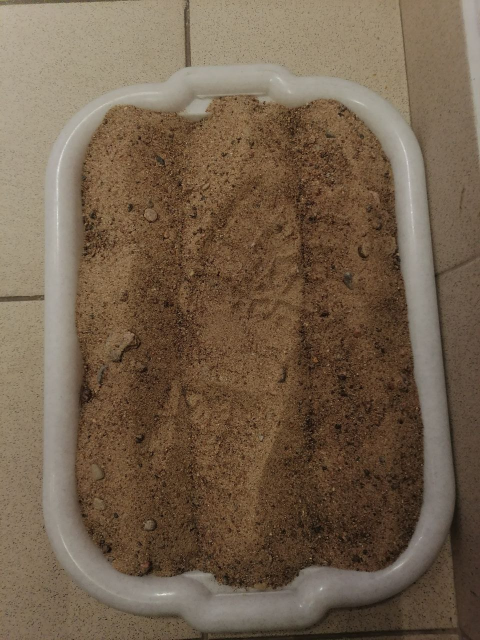
#> input picture Песок/sand/2025-0228-Фото следа на КСП.jpg, 960 x 1280 px, given in place of 2025-0228-Камер и лазер движутся - КСП без следа-близко.mp4, which was not available (shown at 1/2 size)
$ python Bez_sk_video.py
#> lines starting #> are read from the running program, lines starting #| are printed output that depends on the picture; after the words box and inside, x2 and y2 are one past the last pixel; in counts of white or black regions, pixels touching at a corner belong together; pictures that were not available may be replaced by others from this repository, and a replacement may not be noted
import cv2
import numpy as np
import matplotlib.pyplot as plt
from scipy.interpolate import CubicSpline
import os

REFERENCE_ANGLE = -45  # Ожидаемый угол (горизонтальные линии)
ANGLE_TOLERANCE = 20  # Допустимое отклонение
MAX_CONTOUR_SIZE = 750  # Максимальный размер участка


def extract_red_channel(img):
    hsv = cv2.cvtColor(img, cv2.COLOR_BGR2HSV)
    lower_red1 = np.array([0, 114, 0])
    upper_red1 = np.array([29, 255, 43])
    lower_red2 = np.array([170, 70, 50])
    upper_red2 = np.array([180, 255, 255])

    mask1 = cv2.inRange(hsv, lower_red1, upper_red1)
    mask2 = cv2.inRange(hsv, lower_red2, upper_red2)
    mask = cv2.bitwise_or(mask1, mask2)

    kernel = np.ones((5, 5), np.uint8)
    mask = cv2.morphologyEx(mask, cv2.MORPH_CLOSE, kernel)
    return mask


def detect_lines(mask, output):
    contours, _ = cv2.findContours(mask, cv2.RETR_EXTERNAL, cv2.CHAIN_APPROX_SIMPLE)
    angles = []
    for contour in contours:
        if 50 < len(contour) < MAX_CONTOUR_SIZE:
            [vx, vy, x, y] = cv2.fitLine(contour, cv2.DIST_L2, 0, 0.01, 0.01)
            angle = np.degrees(np.arctan2(vy, vx))
            if (
                REFERENCE_ANGLE - ANGLE_TOLERANCE
                <= angle
                <= REFERENCE_ANGLE + ANGLE_TOLERANCE
            ):
                angles.append(angle)
                left_x = int(x - vx * 50)
                left_y = int(y - vy * 50)
                right_x = int(x + vx * 50)
                right_y = int(y + vy * 50)
                cv2.line(output, (left_x, left_y), (right_x, right_y), (0, 255, 0), 2)
    return output, angles


def generate_plot(angles, width, height):
    fig, ax = plt.subplots(figsize=(width / 100, height / 100), dpi=100)
    ax.clear()
    if angles:
        angles = abs(np.radians([float(a) for a in angles]))
        x, y = [0], [0]
        base = 10.0
        for angle in angles:
            height = base * np.tan(angle / 2)
            x.extend([x[-1] + base / 2, x[-1] + base])
            y.extend([height, 0])
        if len(x) >= 2 and len(y) >= 2:
            cs = CubicSpline(x, y, bc_type="natural")
            x_smooth = np.linspace(min(x), max(x), 300)
            y_smooth = cs(x_smooth)
            ax.plot(x_smooth, y_smooth, linestyle="-")
    ax.set_xlabel("X")
    ax.set_ylabel("Y")
    ax.grid(True)
    fig.canvas.draw()
    image = np.array(fig.canvas.renderer.buffer_rgba())
    plt.close(fig)
    return cv2.cvtColor(image, cv2.COLOR_RGBA2BGR)


def process_video(input_video, output_video):
#> called with output_video = 'output_video.avi'
    cap = cv2.VideoCapture(input_video)
    if not cap.isOpened():
        print("Ошибка: Не удалось открыть видео.")
        return

    fourcc = cv2.VideoWriter_fourcc(*"XVID")
    fps = int(cap.get(cv2.CAP_PROP_FPS))
    width = int(cap.get(cv2.CAP_PROP_FRAME_WIDTH))
    height = int(cap.get(cv2.CAP_PROP_FRAME_HEIGHT))
    combined_width = width * 3
    out = cv2.VideoWriter(output_video, fourcc, fps, (combined_width, height))

    while True:
        ret, frame = cap.read()
#> frame is the input picture: shape (1280, 960, 3); mean B, G, R 76.2, 96.3, 115.2
        if not ret:
            break

        red_mask = extract_red_channel(frame)
#> in extract_red_channel, `hsv = cv2.cvtColor(img, cv2.COLOR_BGR2HSV)`: hsv: shape (1280, 960, 3); mean H, S, V 15.8, 98, 115.2
#> in extract_red_channel, `mask1 = cv2.inRange(hsv, lower_red1, upper_red1)`:
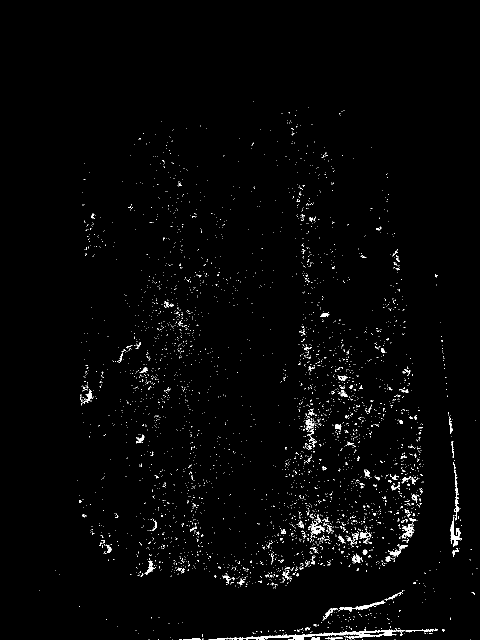
#> mask1: shape (1280, 960) (shown at 1/2 size); 1.5% white in thin lines or dots, all inside (x1, y1, x2, y2) = (79, 202, 955, 1280)
#> in extract_red_channel, `mask2 = cv2.inRange(hsv, lower_red2, upper_red2)`: mask2: shape (1280, 960); every value is 0
#> in extract_red_channel, `mask = cv2.morphologyEx(mask, cv2.MORPH_CLOSE, kernel)`:
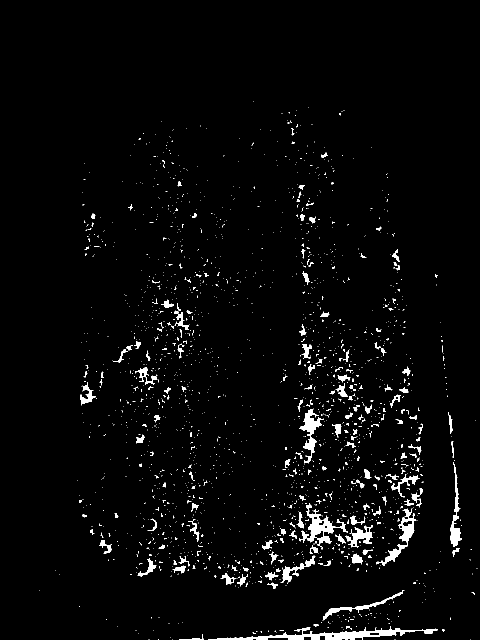
#> mask: shape (1280, 960) (shown at 1/2 size); 2.6% white; 2024 white regions (1826 under 20 px)
        output = frame.copy()
        result, detected_angles = detect_lines(red_mask, output)
#> in detect_lines, `contours, _ = cv2.findContours(mask, cv2.RETR_EXTERNAL, cv2.CHAIN_APPR..`: contours = 2024 contours, 1901 with area under 20; largest, box (x1, y1, x2, y2) and area: (416, 1253, 876, 1280) 3200, (612, 1006, 696, 1091) 1966, (752, 1017, 833, 1132) 1601, (598, 818, 647, 927) 1294, (901, 924, 924, 1094) 956
#> the loop in detect_lines, `for contour in contours:` made 2024 passes
#> (vx, vy, x, y, angle, left_x, left_y, right_x) on passes 181, 196, 352, 450, 646: ([0.627], [-0.779], [294.4], [1136.8], [-51.15], 263, 1175, 325), ([0.837], [-0.548], [594], [1138.7], [-33.22], 552, 1166, 635), ([0.905], [-0.426], [720.3], [1072.1], [-25.23], 675, 1093, 765), ([0.47], [-0.883], [800.6], [1075.5], [-61.95], 777, 1119, 824), ([0.849], [-0.528], [808.5], [966.9], [-31.85], 766, 993, 851)
#> (vx, vy, x, y, angle) on passes 23, 76, 402, 485, 546, 725: ([0.999], [-0.0326], [678.5], [1266.8], [-1.87]), ([0.964], [-0.264], [730.4], [1209.8], [-15.31]), ([0.996], [0.0896], [714.2], [1040.8], [5.14]), ([0.791], [0.612], [645.5], [1051.2], [37.76]), ([0.551], [0.835], [833.7], [999.5], [56.58]), ([0.00355], [-1], [911.7], [1015.7], [-89.8])
#> after the loop in detect_lines, `for contour in contours:`:
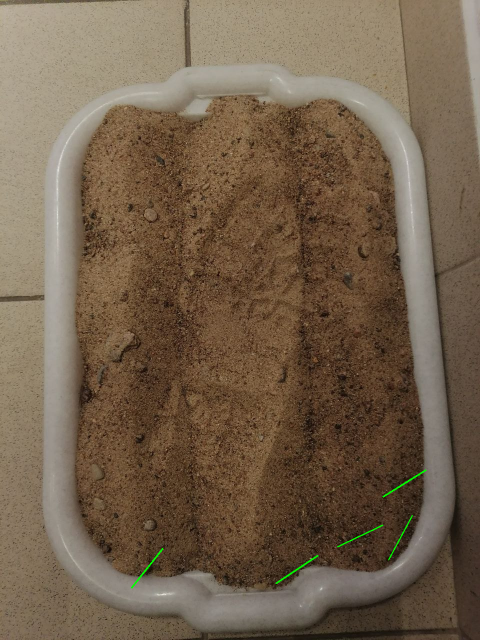
#> output: shape (1280, 960, 3) (shown at 1/2 size); 0.12% of pixels changed, all inside (x1, y1, x2, y2) = (262, 939, 853, 1177)
#> after the loop in detect_lines, `for contour in contours:`: angles = [[-51.15], [-33.22], [-25.23], [-61.95], [-31.85]]
#> detected_angles = [[-51.15], [-33.22], [-25.23], [-61.95], [-31.85]]
        plot_img = generate_plot(detected_angles, width, height)
#> in generate_plot, `angles = abs(np.radians([float(a) for a in angles]))`: angles = [0.893, 0.58, 0.44, 1.08, 0.556]
#> the loop in generate_plot, `for angle in angles:` made 5 passes
#> (angle, height) on passes 1 to 5: (0.893, 4.79), (0.58, 2.98), (0.44, 2.24), (1.08, 6), (0.556, 2.85)
#> after the loop in generate_plot, `for angle in angles:`: x = [0, 5, 10, 15, 20, 25, 30, 35, 40, 45, 50]; y = [0, 4.79, 0, 2.98, 0, 2.24, 0, 6, 0, 2.85, 0]
#> in generate_plot, `y_smooth = cs(x_smooth)`: y_smooth = 300 values, max 6 at index 209, min -0.2 at index 175, mean 1.99
#> in generate_plot, `plt.close(fig)`:
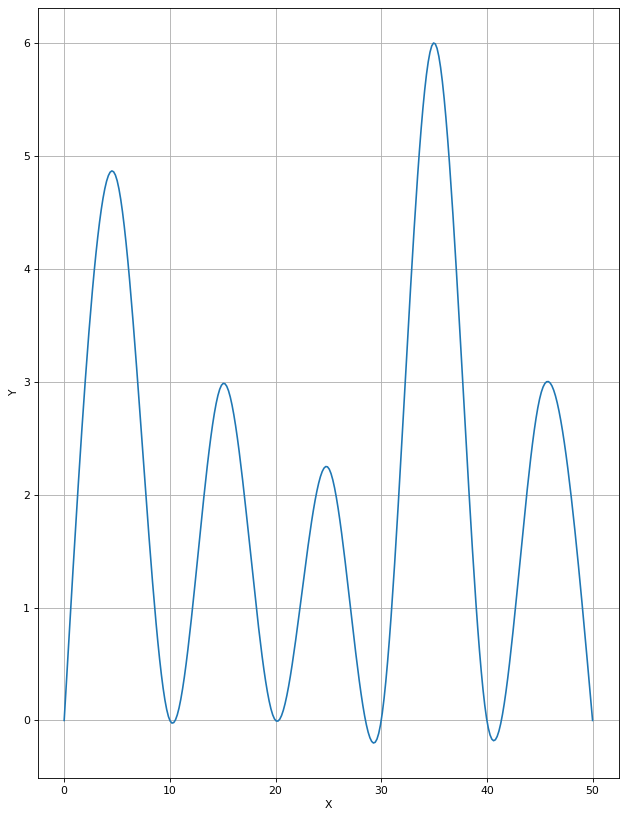
#> figure drawn by matplotlib, 1 panel; curve peaks at x = 34.95, y = 6
#> in generate_plot, `return cv2.cvtColor(image, cv2.COLOR_RGBA2BGR)`:
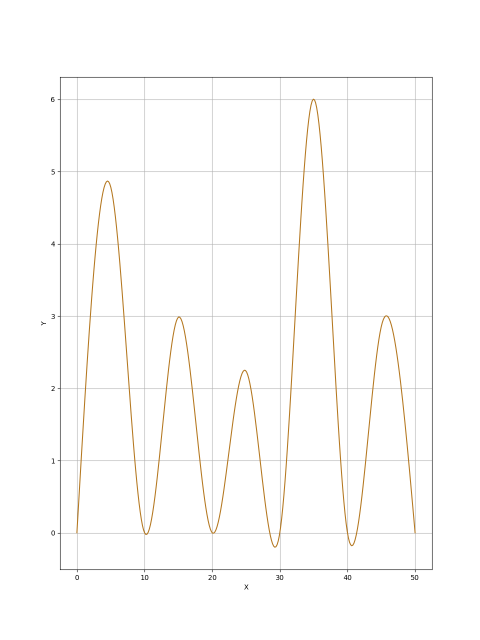
#> returned value: shape (1280, 960, 3) (shown at 1/2 size); mean R, G, B 252.6, 252, 251.1

        combined_frame = np.hstack(
            (frame, cv2.cvtColor(red_mask, cv2.COLOR_GRAY2BGR), plot_img)
        )
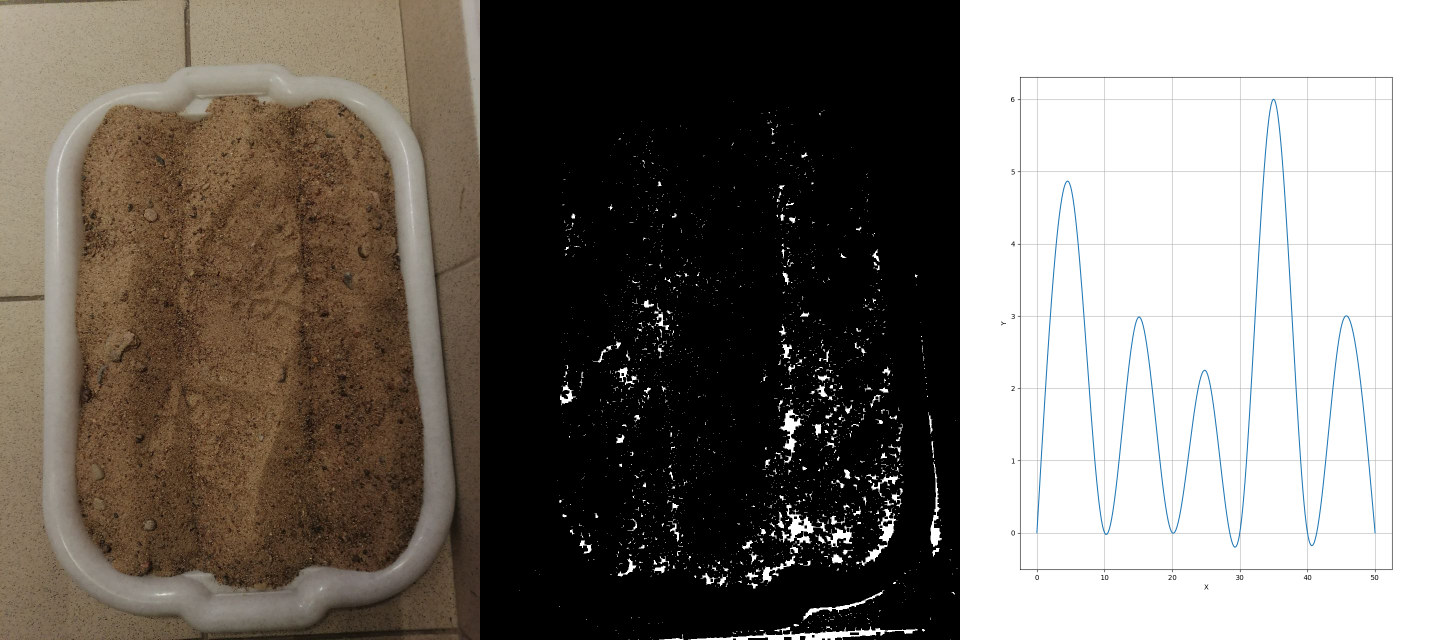
#> combined_frame: shape (1280, 2880, 3) (shown at 1/2 size); mean B, G, R 111.8, 118.3, 124.3
        out.write(combined_frame)

    cap.release()
    out.release()
    print("Обработка завершена. Видео сохранено.")


input_video = "2025-0228-Камер и лазер движутся - КСП без следа-близко.mp4"
output_video = "output_video.avi"
process_video(input_video, output_video)
